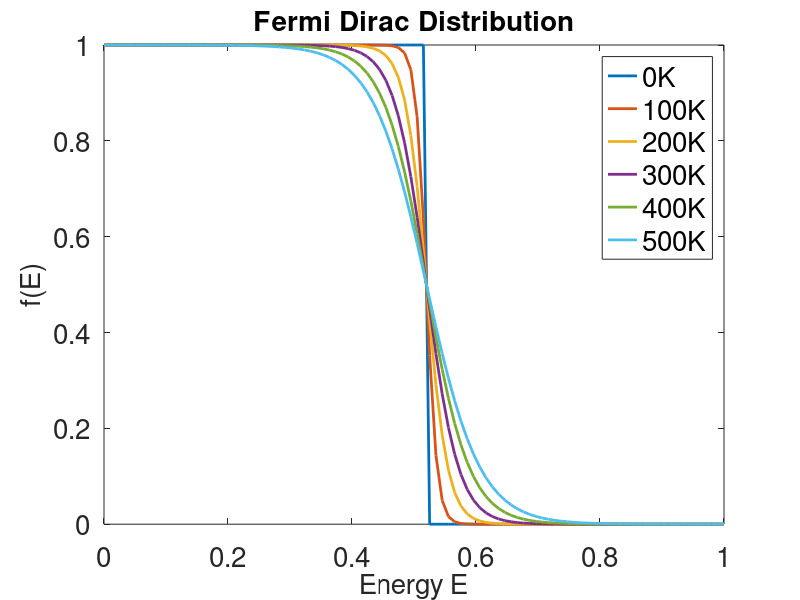

MATLAB code for this plot:
clc;   
clear;  
close; 
Ef = 0.52;
E = linspace(0,1); 
ev = 1.602e-19; 
K = 1.38e-23;  
T = [0; 100; 200; 300; 400; 500];
for i = 1:length(T)
  for j = 1:length(E)
    F(j) =  1/(1+exp((E(j) - Ef)*ev / (K*T(i))));
	endfor
  plot(E, F, 'LineWidth', 2)   
  set( gca,"fontsize",20);
  hold on
 endfor
 hold off
 title('Fermi Dirac Distribution','fontsize', 20);
 xlabel("Energy E", 'fontsize',20);
 ylabel("f(E)", 'fontsize', 20);
 legend('0K', '100K', '200K', '300K','400K','500K','fontsize' , 20);